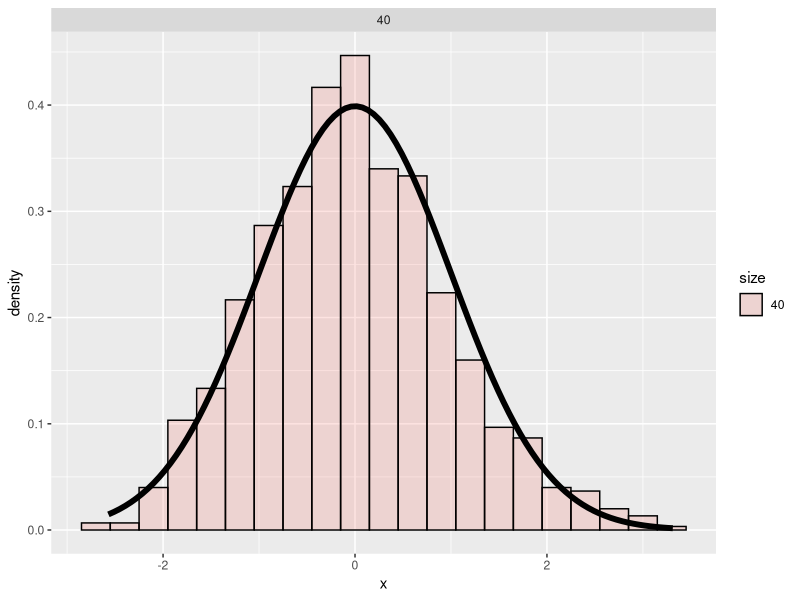

Here is the R script that generated this plot:
## ---- chunk 1
# Rate parameter as given in instructions
lambda <- 0.2

# Theoretical mean and sd
t_mean <- 1/lambda
t_sd <- t_mean

# Number of simulations and number of averages
nosim <- 1000
n <- 40

# Set seed for reproducability of simulations
set.seed(7)
## ---- chunk 2
# Simulation
means <- NULL
for (i in 1:n) means = c(means, mean(rexp(nosim, lambda)))
mean(means)
                            
# Theoretical mean
print(t_mean)
## ---- chunk 3
# Simulation
vars <- NULL
for (i in 1:n) vars = c(vars, var(rexp(nosim, lambda)))
mean(vars)
                            
# Theoretical variance
print(t_sd ^ 2)
## ---- chunk 4
  # Correction function to calculate back to standard normal
  cfunc <- function(x, n) sqrt(n) * (mean(x) - t_mean) / t_sd
  
  # Matrix with n columns and nosim rows filled with exponentials
  mat <- matrix(rexp(n * nosim, lambda), nosim)
  
  # Apply cfunc for every row with n values
  # Results in distribution of means normalized to standard normal
  dist <- apply(mat, 1, cfunc, n)
  
  # Plotting
  library(ggplot2)
  dat <- data.frame(x = dist, size = factor(rep(n, nosim)))
  g <- ggplot(dat,
              aes(x = x, fill = size)) + geom_histogram(alpha = .20,
                                                        binwidth=.3,
                                                        colour = "black",
                                                        aes(y = ..density..)) 
  g <- g + stat_function(fun = dnorm, size = 2) # Normal distribution density function
  g + facet_grid(. ~ size)
